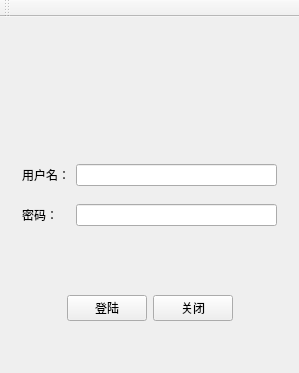
<?xml version="1.0" encoding="UTF-8"?>
<ui version="4.0">
 <class>MainWindow</class>
 <widget class="QMainWindow" name="MainWindow">
  <property name="geometry">
   <rect>
    <x>0</x>
    <y>0</y>
    <width>299</width>
    <height>373</height>
   </rect>
  </property>
  <property name="windowTitle">
   <string>吔屎登陆窗口</string>
  </property>
  <widget class="QWidget" name="centralWidget">
   <layout class="QVBoxLayout" name="verticalLayout">
    <item>
     <widget class="QWidget" name="widget" native="true">
      <widget class="QWidget" name="">
       <property name="geometry">
        <rect>
         <x>10</x>
         <y>0</y>
         <width>261</width>
         <height>91</height>
        </rect>
       </property>
       <layout class="QHBoxLayout" name="horizontalLayout">
        <item>
         <spacer name="horizontalSpacer">
          <property name="orientation">
           <enum>Qt::Horizontal</enum>
          </property>
          <property name="sizeHint" stdset="0">
           <size>
            <width>78</width>
            <height>20</height>
           </size>
          </property>
         </spacer>
        </item>
        <item>
         <widget class="QLabel" name="label">
          <property name="maximumSize">
           <size>
            <width>150</width>
            <height>200</height>
           </size>
          </property>
          <property name="text">
           <string/>
          </property>
          <property name="pixmap">
           <pixmap>../image/669.JPG</pixmap>
          </property>
          <property name="scaledContents">
           <bool>true</bool>
          </property>
         </widget>
        </item>
        <item>
         <spacer name="horizontalSpacer_3">
          <property name="orientation">
           <enum>Qt::Horizontal</enum>
          </property>
          <property name="sizeHint" stdset="0">
           <size>
            <width>78</width>
            <height>20</height>
           </size>
          </property>
         </spacer>
        </item>
       </layout>
      </widget>
     </widget>
    </item>
    <item>
     <widget class="QWidget" name="widget_2" native="true">
      <layout class="QGridLayout" name="gridLayout">
       <item row="0" column="0">
        <widget class="QLabel" name="label_2">
         <property name="text">
          <string>用户名：</string>
         </property>
        </widget>
       </item>
       <item row="1" column="1">
        <widget class="QLineEdit" name="lineEdit_2"/>
       </item>
       <item row="1" column="0">
        <widget class="QLabel" name="label_3">
         <property name="text">
          <string>密码：</string>
         </property>
        </widget>
       </item>
       <item row="0" column="1">
        <widget class="QLineEdit" name="lineEdit"/>
       </item>
      </layout>
     </widget>
    </item>
    <item>
     <widget class="QWidget" name="widget_3" native="true">
      <layout class="QHBoxLayout" name="horizontalLayout_2">
       <item>
        <spacer name="horizontalSpacer_2">
         <property name="orientation">
          <enum>Qt::Horizontal</enum>
         </property>
         <property name="sizeHint" stdset="0">
          <size>
           <width>45</width>
           <height>20</height>
          </size>
         </property>
        </spacer>
       </item>
       <item>
        <widget class="QPushButton" name="pushButton">
         <property name="text">
          <string>登陆</string>
         </property>
        </widget>
       </item>
       <item>
        <widget class="QPushButton" name="pushButton_2">
         <property name="text">
          <string>关闭</string>
         </property>
        </widget>
       </item>
       <item>
        <spacer name="horizontalSpacer_4">
         <property name="orientation">
          <enum>Qt::Horizontal</enum>
         </property>
         <property name="sizeHint" stdset="0">
          <size>
           <width>44</width>
           <height>20</height>
          </size>
         </property>
        </spacer>
       </item>
      </layout>
     </widget>
    </item>
   </layout>
  </widget>
  <widget class="QMenuBar" name="menuBar">
   <property name="geometry">
    <rect>
     <x>0</x>
     <y>0</y>
     <width>299</width>
     <height>23</height>
    </rect>
   </property>
  </widget>
  <widget class="QToolBar" name="mainToolBar">
   <attribute name="toolBarArea">
    <enum>TopToolBarArea</enum>
   </attribute>
   <attribute name="toolBarBreak">
    <bool>false</bool>
   </attribute>
  </widget>
 </widget>
 <layoutdefault spacing="6" margin="11"/>
 <resources/>
 <connections/>
</ui>
